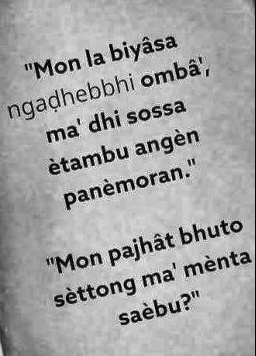
#> input picture temp_image_0.jpg, 256 x 356 px
$ python -i Rule.py   (imports and definitions only)
#> lines starting #> are read from the running program, lines starting #| are printed output that depends on the picture
#> further down, picture is the input picture: shape (356, 256, 3); min 0, max 253, mean 163.8
import cv2
from PIL import Image
import pytesseract
import numpy as np
import math

class Rule:
  def __init__(self, input_path: str = None, output_path: str = None):
    self.input_path = input_path
    self.output_path = output_path

  def set_input_path(self, input_path: str):
    self.input_path = input_path

  def set_output_path(self, output_path: str):
    self.output_path = output_path

  # [12 lines left out: function rescale_image, not called in this run]

  def compute_skew(self, src_img):
    if len(src_img.shape) == 3:
      h, w, _ = src_img.shape
#> h = 356; w = 256
    elif len(src_img.shape) == 2:
      h, w = src_img.shape
    else:
      print('Unsupported image type')
      return 0.0

    img = cv2.medianBlur(src_img, 3)
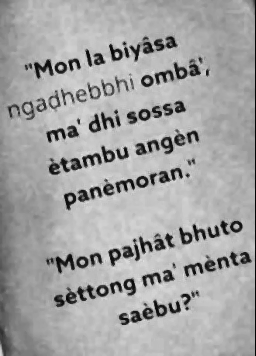
#> img: shape (356, 256, 3); min 2, max 229, mean 163.6
    edges = cv2.Canny(img, threshold1=30, threshold2=100, apertureSize=3, L2gradient=True)
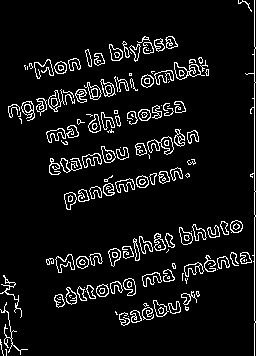
#> edges: shape (356, 256); 7.3% white in thin lines or dots
    lines = cv2.HoughLinesP(edges, 1, math.pi / 180, 30, minLineLength=w / 4.0, maxLineGap=h / 4.0)
#> lines = 77 rows, first 6: [254, 355, 254, 0], [8, 317, 253, 261], [3, 285, 241, 230], [47, 264, 255, 216], [4, 307, 245, 252], [8, 106, 208, 70]

    if lines is None or len(lines) == 0:
      return 0.0

    angle = 0.0
    cnt = 0

    for line in lines:
      x1, y1, x2, y2 = line[0]
      ang = np.arctan2(y2 - y1, x2 - x1)
      if math.fabs(ang) <= math.radians(30):
        angle += ang
        cnt += 1
#> this loop made 77 passes
#> (x1, y1, x2, y2, ang, angle) on passes 2 to 13: (8, 317, 253, 261, -0.225, -0.225), (3, 285, 241, 230, -0.227, -0.452), (47, 264, 255, 216, -0.227, -0.679), (4, 307, 245, 252, -0.224, -0.903), (8, 106, 208, 70, -0.178, -1.08), (8, 315, 250, 259, -0.227, -1.31), (8, 107, 208, 72, -0.173, -1.48), (8, 108, 208, 73, -0.173, -1.65), (23, 102, 208, 69, -0.177, -1.83), (5, 279, 242, 224, -0.228, -2.06), (5, 282, 242, 227, -0.228, -2.29), (37, 77, 251, 11, -0.299, -2.59)
#> (x1, y1, x2, y2, ang) on passes 1, 17, 40, 54: (254, 355, 254, 0, -1.57), (60, 61, 194, 294, 1.05), (109, 44, 143, 319, 1.45), (46, 133, 58, 66, -1.39)
#> after the loop, angle = -14.89; cnt = 68

    if cnt == 0:
      return 0.0

    return (angle / cnt) * 180 / math.pi

  # [80 lines left out: functions rotate_image, get_text_coordinates, detect_text_regions, run, not called in this run]

>>> import cv2
>>> picture = cv2.imread('temp_image_0.jpg')
>>> result = Rule().compute_skew(picture)
#> result = -12.55

$ run again, on temp_image_2.jpg
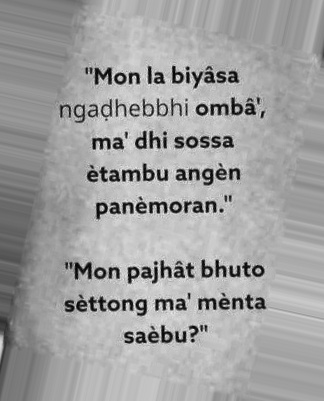
#> input picture temp_image_2.jpg, 324 x 401 px
#> picture is the input picture: shape (401, 324, 3); min 0, max 247, mean 160.8
#> in compute_skew, `img = cv2.medianBlur(src_img, 3)`:
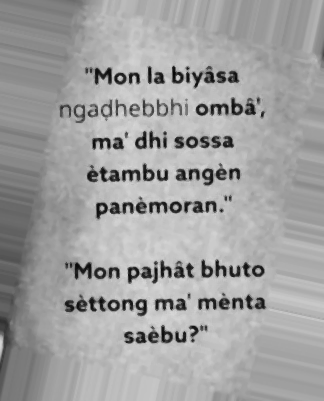
#> img: shape (401, 324, 3); min 8, max 217, mean 160.9
#> in compute_skew, `edges = cv2.Canny(img, threshold1=30, threshold2=100, apertureSize=3, ..`:
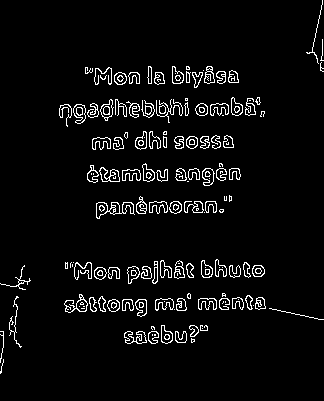
#> edges: shape (401, 324); 4.8% white in thin lines or dots
#> lines = 72 rows, first 6: [65, 264, 323, 319], [16, 312, 257, 308], [60, 117, 254, 110], [92, 103, 259, 103], [60, 107, 259, 104], [14, 300, 250, 296]
#> the loop in compute_skew, `for line in lines:` made 72 passes
#> (x1, y1, x2, y2, ang, angle) on passes 1 to 8: (65, 264, 323, 319, 0.21, 0.21), (16, 312, 257, 308, -0.0166, 0.193), (60, 117, 254, 110, -0.0361, 0.157), (92, 103, 259, 103, 0, 0.157), (60, 107, 259, 104, -0.0151, 0.142), (14, 300, 250, 296, -0.0169, 0.125), (16, 313, 264, 300, -0.0524, 0.073), (96, 213, 231, 199, -0.103, -0.0304)
#> after the loop in compute_skew, `for line in lines:`: angle = -1.28; cnt = 71
#> result = -1.03
